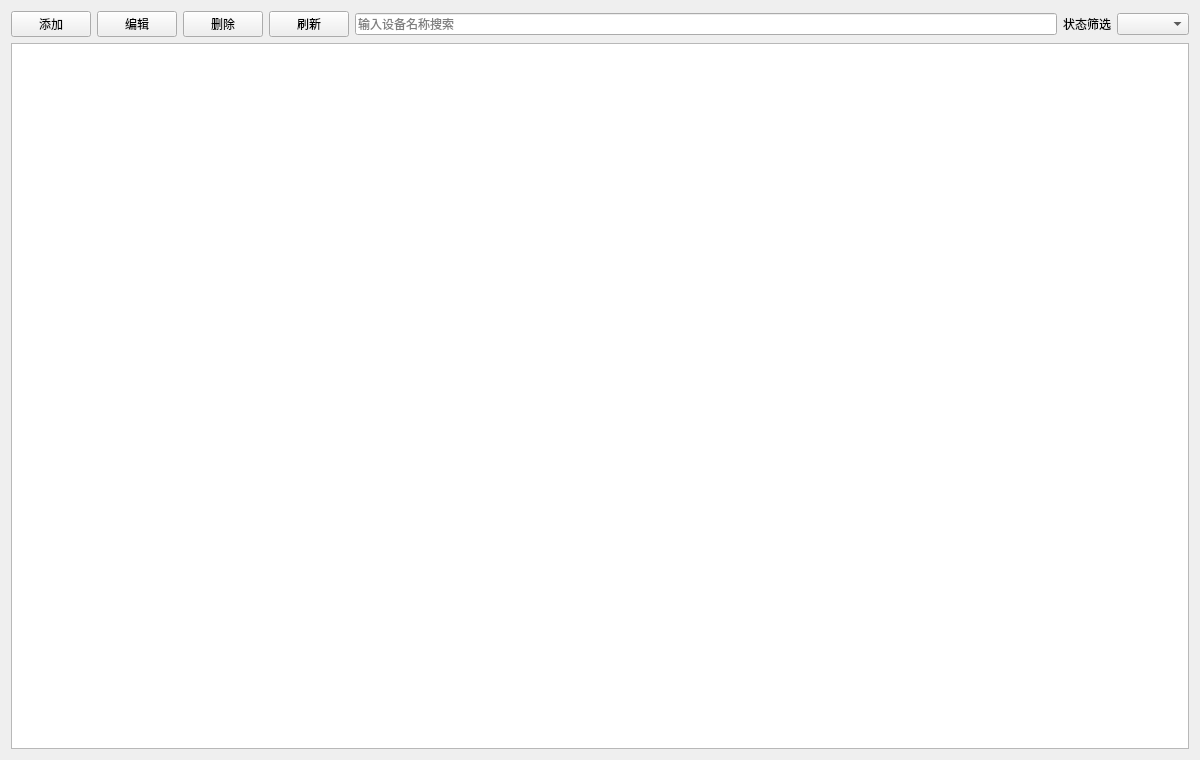
<?xml version="1.0" encoding="UTF-8"?>
<ui version="4.0">
 <class>DevicePage</class>
 <widget class="QWidget" name="DevicePage">
  <property name="geometry">
   <rect>
    <x>0</x>
    <y>0</y>
    <width>1200</width>
    <height>760</height>
   </rect>
  </property>
  <property name="windowTitle">
   <string>设备管理</string>
  </property>
  <layout class="QVBoxLayout" name="verticalLayout">
   <item>
    <layout class="QHBoxLayout" name="horizontalLayout">
     <item>
      <widget class="QPushButton" name="btnAdd">
       <property name="text">
        <string>添加</string>
       </property>
      </widget>
     </item>
     <item>
      <widget class="QPushButton" name="btnEdit">
       <property name="text">
        <string>编辑</string>
       </property>
      </widget>
     </item>
     <item>
      <widget class="QPushButton" name="btnDel">
       <property name="text">
        <string>删除</string>
       </property>
      </widget>
     </item>
     <item>
      <widget class="QPushButton" name="btnRefresh">
       <property name="text">
        <string>刷新</string>
       </property>
      </widget>
     </item>
     <item>
      <widget class="QLineEdit" name="edtSearch">
       <property name="placeholderText">
        <string>输入设备名称搜索</string>
       </property>
      </widget>
     </item>
     <item>
      <widget class="QLabel" name="Status_1">
       <property name="text">
        <string>状态筛选</string>
       </property>
      </widget>
     </item>
     <item>
      <widget class="QComboBox" name="cmbStatus"/>
     </item>
    </layout>
   </item>
   <item>
    <widget class="QTableView" name="DeviceView"/>
   </item>
  </layout>
 </widget>
 <resources/>
 <connections/>
</ui>
